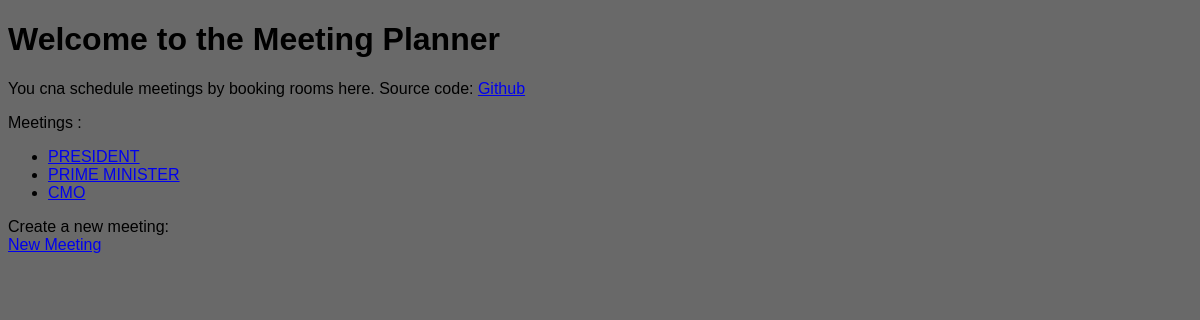
/welcome, run on an earlier commit of the app's database.
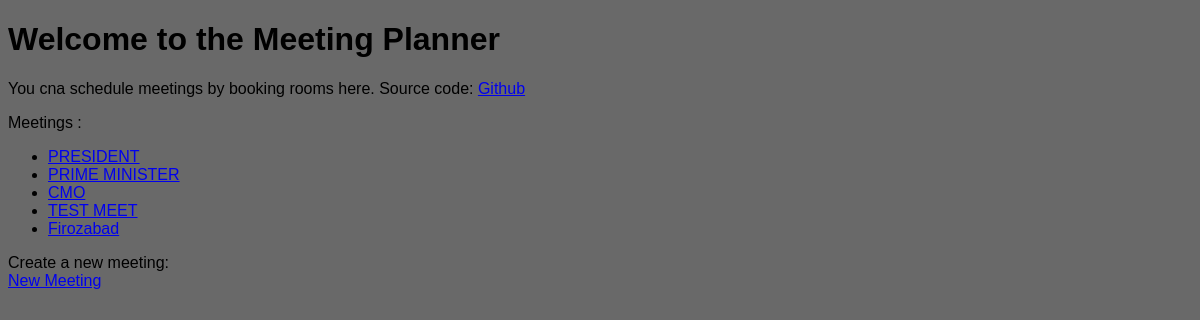
And on a later commit of the database.
### meetings/models.py (models this page shows, shortened)
class Meeting(models.Model):
    title = models.CharField(max_length = 200)
    date = models.DateField()
    start_time = models.TimeField(default=time(9))
    duration = models.IntegerField(default=1)
    room  = models.ForeignKey(Room, on_delete=models.CASCADE)

### website/views.py (the view)
# urls.py: path('welcome', welcome, name='welcome'),
def welcome(request):
    return render(request,'website/welcome.html', {'meetings':Meeting.objects.all()})

### website/templates/website/welcome.html (shortened to what this page needs)
{% load static %}
<!DOCTYPE html>
<html>
<head>
    <link rel="stylesheet" href="{% static 'website/style.css' %}">
</head>
<body>
<h1>Welcome to the Meeting Planner</h1>
<p>You cna schedule meetings by booking rooms here. Source code:
<a href="http://github.com/hkbiet">Github</a></p>
<p>
    Meetings :
    <ul>
        {% for meeting in meetings %}
            <li>
                <a href="{% url 'detail' meeting.id %}">
                {{meeting.title}}</a>
            </li>
        {% endfor %}
    </ul>
</p>
<p>Create a new meeting: </br>
<a href="{% url 'new' %}">New Meeting</a>
</p>
</body>
</html>

What changed in the data, as far as the page shows it:
added Meeting: title "TEST MEET"
added Meeting: title "Firozabad"
